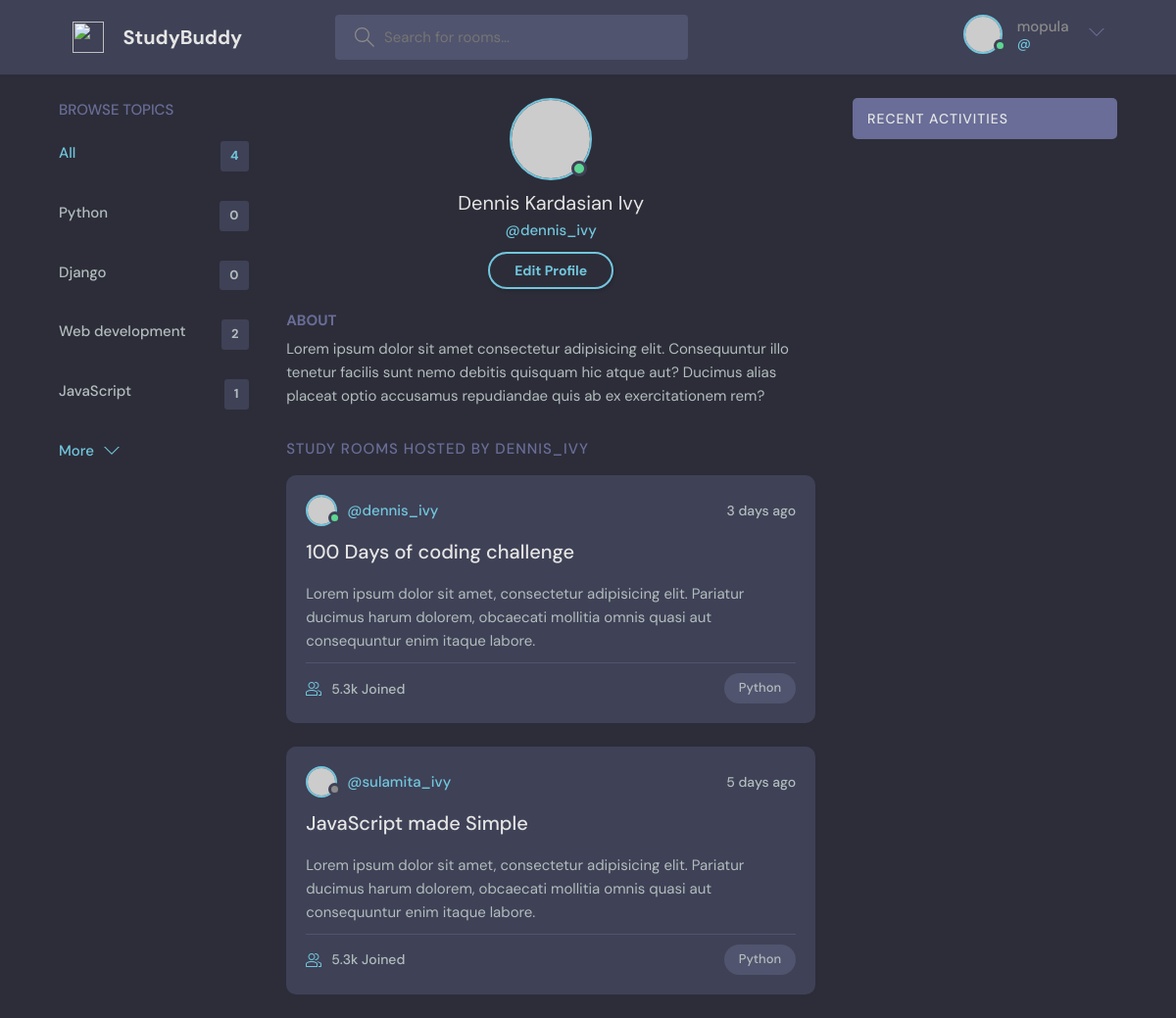
Page /profile/3 (signed in) on the earlier database version.
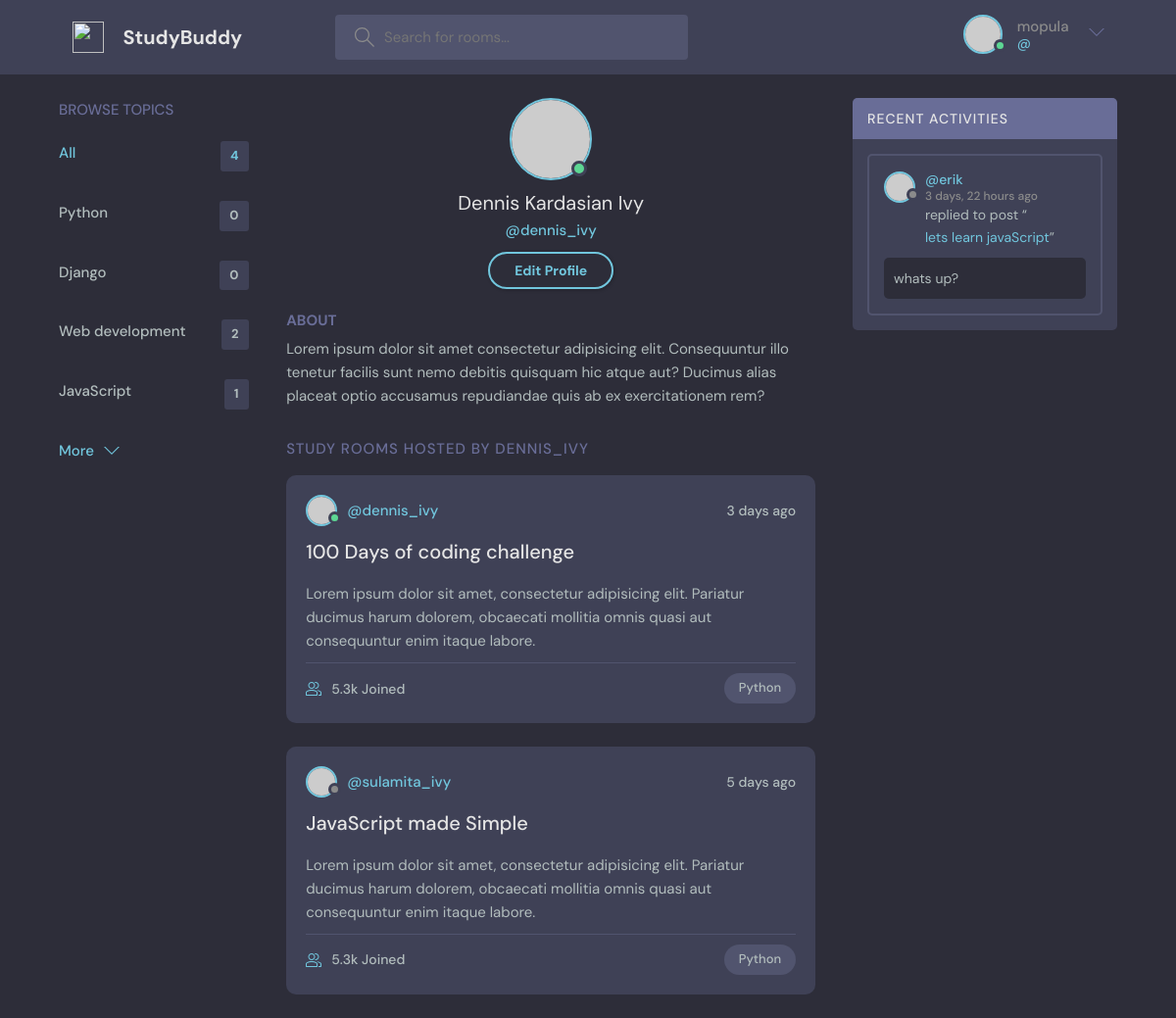
Same page on the later database version.
### base/models.py (models this page shows, shortened)
class Topic(models.Model):
      name = models.CharField(max_length=200)

class Message(models.Model):
      user = models.ForeignKey(User, on_delete=models.CASCADE)
      room = models.ForeignKey(Room, on_delete=models.CASCADE)
      body = models.TextField()
      update = models.DateTimeField(auto_now=True)
      created = models.DateTimeField(auto_now_add=True)
      class Meta:
            ordering = ['-update', '-created']

class Room(models.Model):
      host = models.ForeignKey(User, on_delete=models.SET_NULL, null=True)
      topic = models.ForeignKey(Topic, on_delete=models.SET_NULL, null=True)
      name = models.CharField(max_length=200)
      description = models.TextField(null=True)
      participants = models.ManyToManyField(User, related_name='participants', blank=True)
      update = models.DateTimeField(auto_now=True)
      created = models.DateTimeField(auto_now_add=True)
      class Meta:
            ordering = ['-update', '-created']
      def __str__(self):
            return self.name

### base/views.py (the view)
# urls.py: path('profile/<str:pk>', views.userProfile, name='user-profile'),
def userProfile(request, pk):
      user = User.objects.get(id=pk)
      rooms = user.room_set.all()
      room_message = user.message_set.all()
      topics = Topic.objects.all()
      context = {'user': user, 'rooms': rooms, 'room_message': room_message, 'topics': topics}
      return render(request, 'base/profile.html', context)

### base/templates/base/profile.html (shortened to what this page needs)
{% extends 'main.html' %}
{% block content %}
  <main class="profile-page layout layout--3">
    <div class="container">
      {% include 'base/topic_component.html' %}
      <div class="roomList">
        <div class="profile">
          <div class="profile__avatar">
            <div class="avatar avatar--large active">
              <img src="https://randomuser.me/api/portraits/men/11.jpg" />
            </div>
          </div>
          <div class="profile__info">
            <h3>Dennis Kardasian Ivy</h3>
            <p>@dennis_ivy</p>
            <a href="edit-user.html" class="btn btn--main btn--pill">Edit Profile</a>
          </div>
          <div class="profile__about">
            <h3>About</h3>
            <p>
              Lorem ipsum dolor sit amet consectetur adipisicing elit. Consequuntur illo tenetur
              facilis sunt nemo debitis quisquam hic atque aut? Ducimus alias placeat optio
              accusamus repudiandae quis ab ex exercitationem rem?
            </p>
          </div>
        </div>
        <div class="roomList__header">
          <div>
            <h2>Study Rooms Hosted by dennis_ivy</a>
            </h2>
          </div>
        </div>
        <div class="roomListRoom">
          <div class="roomListRoom__header">
            <a href="profile.html" class="roomListRoom__author">
              <div class="avatar avatar--small active">
                <img src="https://randomuser.me/api/portraits/men/11.jpg" />
              </div>
              <span>@dennis_ivy</span>
            </a>
            <div class="roomListRoom__actions">
              <span>3 days ago</span>
            </div>
          </div>
          <div class="roomListRoom__content">
            <a href="room.html">100 Days of coding challenge</a>
            <p>
              Lorem ipsum dolor sit amet, consectetur adipisicing elit. Pariatur ducimus harum
              dolorem, obcaecati mollitia omnis quasi aut consequuntur enim itaque labore.
            </p>
          </div>
          <div class="roomListRoom__meta">
            <a class="roomListRoom__joined">
              5.3k Joined
            </a>
            <p class="roomListRoom__topic">Python</p>
          </div>
        </div>
        <div class="roomListRoom">
          <div class="roomListRoom__header">
            <a href="profile.html" class="roomListRoom__author">
              <div class="avatar avatar--small">
                <img src="https://randomuser.me/api/portraits/women/11.jpg" />
              </div>
              <span>@sulamita_ivy</span>
            </a>
            <div class="roomListRoom__actions">
              <span>5 days ago</span>
            </div>
          </div>
          <div class="roomListRoom__content">
            <a href="room.html">JavaScript made Simple</a>
            <p>
              Lorem ipsum dolor sit amet, consectetur adipisicing elit. Pariatur ducimus harum
              dolorem, obcaecati mollitia omnis quasi aut consequuntur enim itaque labore.
            </p>
          </div>
          <div class="roomListRoom__meta">
            <a href="room.html" class="roomListRoom__joined">
              5.3k Joined
            </a>
            <p class="roomListRoom__topic">Python</p>
          </div>
        </div>
      </div>
      {% include 'base/activity_component.html' %}
    </div>
  </main>
{% endblock content %}

### base/templates/base/topic_component.html
<div class="topics">
      <div class="topics__header">
        <h2>Browse Topics</h2>
      </div>
      <ul class="topics__list">
        <li>
          <a href="{% url 'home' %}" class="active">All <span>{{topics.count}}</span></a>
        </li>
        {% for topic in topics %}
        <li>
          <a href="{% url 'home' %}?q={{ topic.name }}">{{topic.name}}<span>{{topic.room_set.all.count}}</span></a>
        </li>
        {% endfor %}
      </ul>
      <a class="btn btn--link" href="topics.html">
        More
        <svg version="1.1" xmlns="http://www.w3.org/2000/svg" width="32" height="32" viewBox="0 0 32 32">
          <title>chevron-down</title>
          <path d="M16 21l-13-13h-3l16 16 16-16h-3l-13 13z"></path>
        </svg>
      </a>
    </div>

### base/templates/base/activity_component.html (shortened to what this page needs)
<div class="activities">
      <div class="activities__header">
        <h2>Recent Activities</h2>
      </div>
      {% for message in room_message %}
      <div class="activities__box">
        <div class="activities__boxHeader roomListRoom__header">
          <a href="{% url 'user-profile' message.user.id %}" class="roomListRoom__author">
            <div class="avatar avatar--small">
              <img src="https://randomuser.me/api/portraits/women/11.jpg" />
            </div>
            <p>
              @{{ message.user }}
              <span>{{ message.created|timesince }} ago</span>
            </p>
          </a>
        </div>
        <div class="activities__boxContent">
          <p>replied to post “<a href="{% url 'room' message.room.id %}">{{message.room}}</a>”</p>
          <div class="activities__boxRoomContent">
            {{message.body}}
          </div>
        </div>
      </div>
      {% endfor %}
</div>

Differences in the rows shown:
added Message: user "erik", created "3 days, 22 hours", room "lets learn javaScript", body "whats up?"
